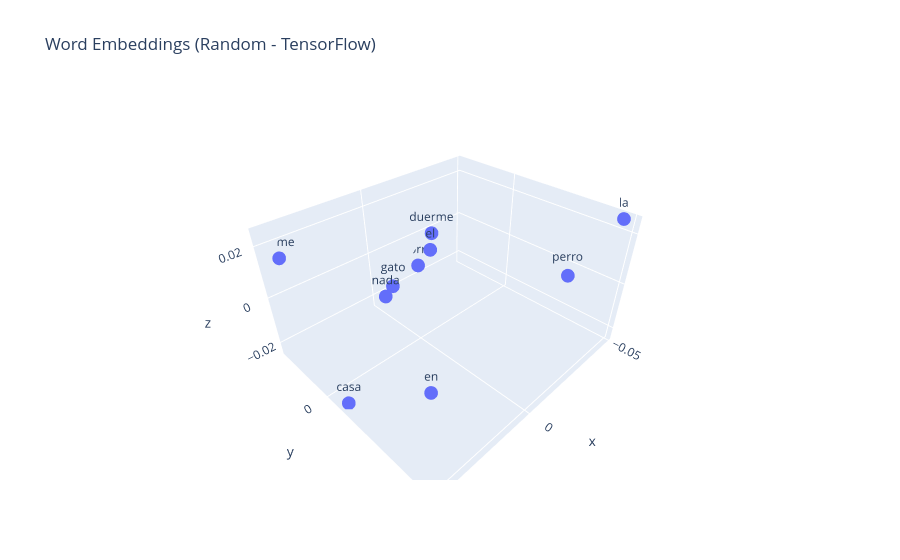

This figure's notebook cell:
### Code cell
import plotly.express as px
import pandas as pd

all_embeddings = embedding_layer(np.arange(vocab_size)).numpy()

df = pd.DataFrame(all_embeddings, columns=['x', 'y', 'z'])
df['word'] = vocab

fig = px.scatter_3d(df, x='x', y='y', z='z', text='word',
                    title='Word Embeddings (Random - TensorFlow)')
fig.update_traces(marker=dict(size=8), textposition='top center')
fig.show()

### Figure 1 — Plotly figure (JSON) as saved in the notebook; plotly's stock layout.template omitted (floating-point values rounded to 4 significant figures)
{"data": [{"hovertemplate": "x=%{x}<br>y=%{y}<br>z=%{z}<br>word=%{text}<extra></extra>", "legendgroup": "", "marker": {"color": "#636efa", "size": 8, "symbol": "circle"}, "mode": "markers+text", "name": "", "scene": "scene", "showlegend": false, "text": ["el", "la", "gato", "perro", "come", "duerme", "en", "casa", "corre", "nada"], "textposition": "top center", "type": "scatter3d", "x": [-0.01539, -0.04849, 0.001, -0.01365, 0.03581, -0.02111, 0.01743, 0.03919, -0.02223, 0.02961], "y": [-0.01027, 0.04729, -0.01387, 0.04956, -0.02704, -0.01553, 0.0244, 0.00852, -0.02595, 0.02141], "z": [0.003214, 0.02483, -0.00747, 0.02009, 0.01421, 0.006217, -0.02375, -0.02402, -0.01387, 0.02057]}], "layout": {"legend": {"tracegroupgap": 0}, "scene": {"domain": {"x": [0, 1], "y": [0, 1]}, "xaxis": {"title": {"text": "x"}}, "yaxis": {"title": {"text": "y"}}, "zaxis": {"title": {"text": "z"}}}, "title": {"text": "Word Embeddings (Random - TensorFlow)"}}}
